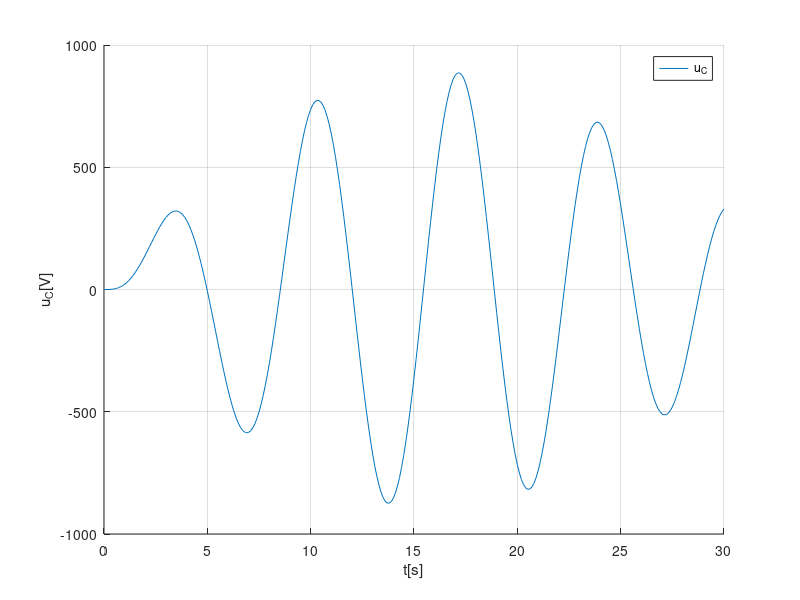
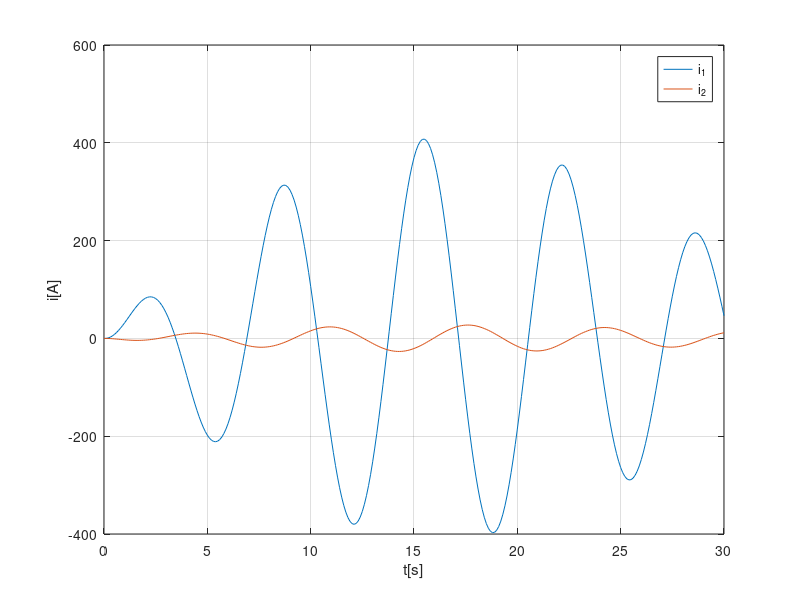
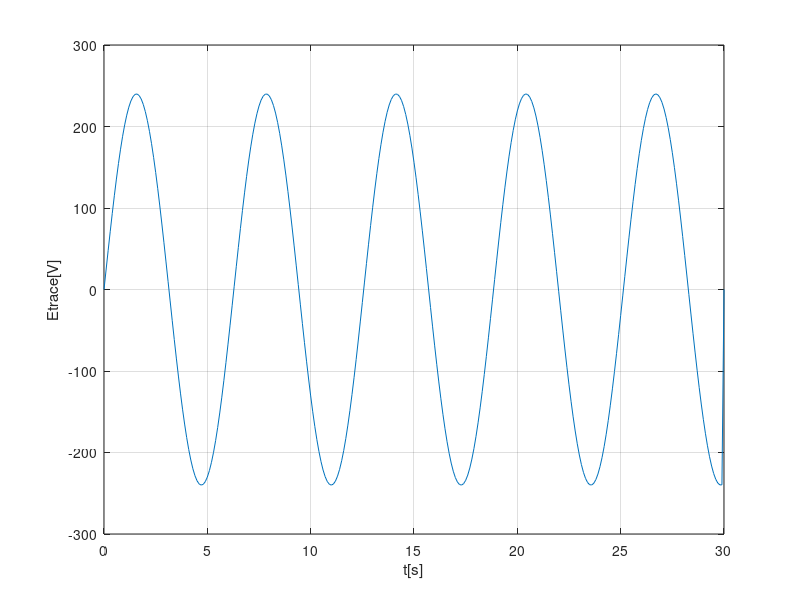

The MATLAB source for these figures, in order:
function Rlc
%h = 0.0001;
h=0.1
T = 0:h:30;
y = zeros(3, length(T));
e = zeros(1, length(T));
P= zeros(1, length(T));
dy = [0
0
0];
R1 = 0.1;
R2 = 10;
for i = 1:length(T) - 1
% E = 120*sin (2*pi*50*T(i)); %checking for different sin
% E = 210*sin (2*pi*5*T(i));
E=240*sin(T(i));
% E=1;
P(i+1)=R1*y(1,i)^2+R2*y(2,i)^2;
e(i) = E;
k1 = f(T(i), y(:,i),E);
k2 = f(T(i)+h/2, y(:,i) + h/2*k1,E);
k3 = f(T(i)+h/2, y(:,i) + h/2*k2,E);
k4 = f(T(i)+h, y(:,i) + h*k3,E);
y(:,i+1) = y(:,i) + h/6*(k1+2*k2+2*k3+k4);
end
close all;
hold on
figure (1);
plot(T, y(3,:))
legend('u_C');
xlabel('t[s]');
ylabel('u_C[V]');
grid;
figure (2);
plot(T, y(1,:), T, y(2,:));
legend('i_1', 'i_2');
xlabel('t[s]');
ylabel('i[A]');
grid;
figure (3)
plot(T,(e))
xlabel('t[s]');
ylabel('Etrace[V]');
grid;
end
function dy = f(t,y,e)
R1 = 0.1;
R2 = 10;
C = 0.5;
L1 = 3;
L2 = 5;
M = 0.8;
D1 = L1/M-M/L2;
D2 = M/L1-L2/M;
%t_rect = mod(t,3);
%if t_rect < 1.5
% e = 120;
%else
% e = 0;
%end
%e=240*sin(t)
A = [-R1/(M*D1) R2/(L2*D1) -1/(M*D1)
-R1/(L1*D2) R2/(M*D2) -1/(L1*D2)
1/C 0 0];
b = [1/(M*D1)
1/(L1*D2)
0];
dy = A*y + b*e;
end